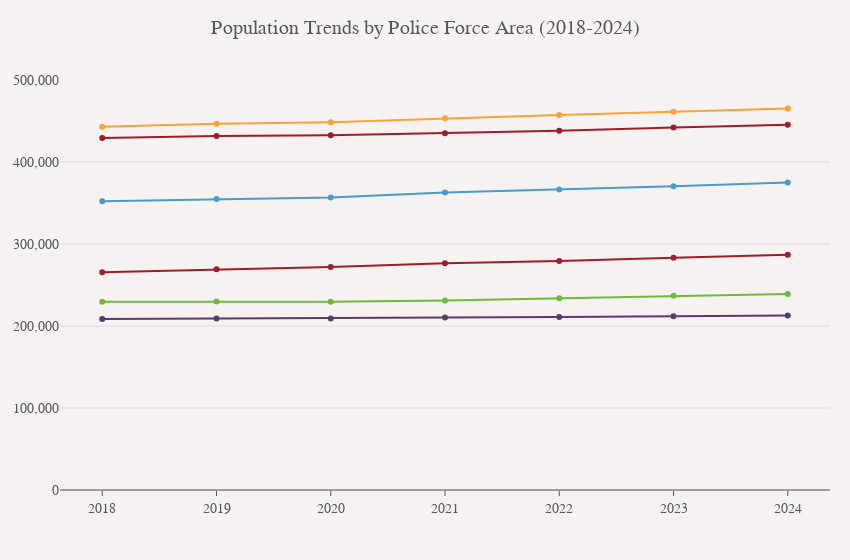

Notebook cell for this chart:
### Code cell
# Alternative: Single chart with all PFAs
fig = go.Figure()

for pfa in sample_pfas:
    pfa_data = recent_data[recent_data['pfa'] == pfa].groupby('year')['freq'].sum().reset_index()
    
    fig.add_trace(
        go.Scatter(
            x=pfa_data['year'],
            y=pfa_data['freq'],
            mode='lines+markers',
            name=pfa,
            line=dict(width=2),
            marker=dict(size=6)
        )
    )

fig.update_layout(
    title="Population Trends by Police Force Area (2018-2024)",
    xaxis_title="",
    yaxis_title="",
    hovermode='x unified',
    margin=dict(l=60, r=20),
    width=850,
)

fig.update_yaxes(title_text="", nticks=5, tickformat=",.0f", dtick=100000, rangemode='tozero', autorangeoptions_maxallowed=500000)  # Adjust the interval as needed

fig.show()

### Figure 1 — Plotly figure (JSON) as saved in the notebook; plotly's stock layout.template omitted (floating-point values rounded to 4 significant figures)
{"data": [{"line": {"width": 2}, "marker": {"size": 6}, "mode": "lines+markers", "name": "Bedfordshire", "type": "scatter", "x": [2018, 2019, 2020, 2021, 2022, 2023, 2024], "y": [265617, 269144, 271958, 276615, 279401, 283232, 286990]}, {"line": {"width": 2}, "marker": {"size": 6}, "mode": "lines+markers", "name": "Cambridgeshire", "type": "scatter", "x": [2018, 2019, 2020, 2021, 2022, 2023, 2024], "y": [352243, 354839, 356827, 362760, 366405, 370373, 374888]}, {"line": {"width": 2}, "marker": {"size": 6}, "mode": "lines+markers", "name": "Cheshire", "type": "scatter", "x": [2018, 2019, 2020, 2021, 2022, 2023, 2024], "y": [442982, 446796, 448612, 453388, 457332, 461195, 465389]}, {"line": {"width": 2}, "marker": {"size": 6}, "mode": "lines+markers", "name": "Cleveland", "type": "scatter", "x": [2018, 2019, 2020, 2021, 2022, 2023, 2024], "y": [229619, 229956, 229679, 231228, 233742, 236801, 239175]}, {"line": {"width": 2}, "marker": {"size": 6}, "mode": "lines+markers", "name": "Cumbria", "type": "scatter", "x": [2018, 2019, 2020, 2021, 2022, 2023, 2024], "y": [208587, 209151, 209165, 210231, 211113, 212005, 212952]}, {"line": {"width": 2}, "marker": {"size": 6}, "mode": "lines+markers", "name": "Derbyshire", "type": "scatter", "x": [2018, 2019, 2020, 2021, 2022, 2023, 2024], "y": [429264, 431654, 432477, 435001, 438019, 442096, 445302]}], "layout": {"hovermode": "x unified", "margin": {"l": 60, "r": 20}, "title": {"text": "Population Trends by Police Force Area (2018-2024)"}, "width": 850, "xaxis": {"title": {"text": ""}}, "yaxis": {"autorangeoptions": {"maxallowed": 500000}, "dtick": 100000, "nticks": 5, "rangemode": "tozero", "tickformat": ",.0f", "title": {"text": ""}}}}
